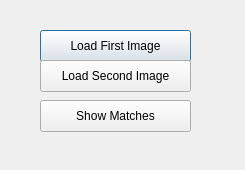
<?xml version="1.0" encoding="UTF-8"?>
<ui version="4.0">
 <class>MatchesDialog</class>
 <widget class="QDialog" name="MatchesDialog">
  <property name="geometry">
   <rect>
    <x>0</x>
    <y>0</y>
    <width>245</width>
    <height>170</height>
   </rect>
  </property>
  <property name="windowTitle">
   <string>Dialog</string>
  </property>
  <widget class="QPushButton" name="loadFirstImage">
   <property name="geometry">
    <rect>
     <x>40</x>
     <y>30</y>
     <width>151</width>
     <height>32</height>
    </rect>
   </property>
   <property name="text">
    <string>Load First Image</string>
   </property>
  </widget>
  <widget class="QPushButton" name="loadSecondImage">
   <property name="geometry">
    <rect>
     <x>40</x>
     <y>60</y>
     <width>151</width>
     <height>32</height>
    </rect>
   </property>
   <property name="text">
    <string>Load Second Image</string>
   </property>
  </widget>
  <widget class="QPushButton" name="showMatches">
   <property name="geometry">
    <rect>
     <x>40</x>
     <y>100</y>
     <width>151</width>
     <height>32</height>
    </rect>
   </property>
   <property name="text">
    <string>Show Matches</string>
   </property>
  </widget>
 </widget>
 <resources/>
 <connections/>
</ui>
